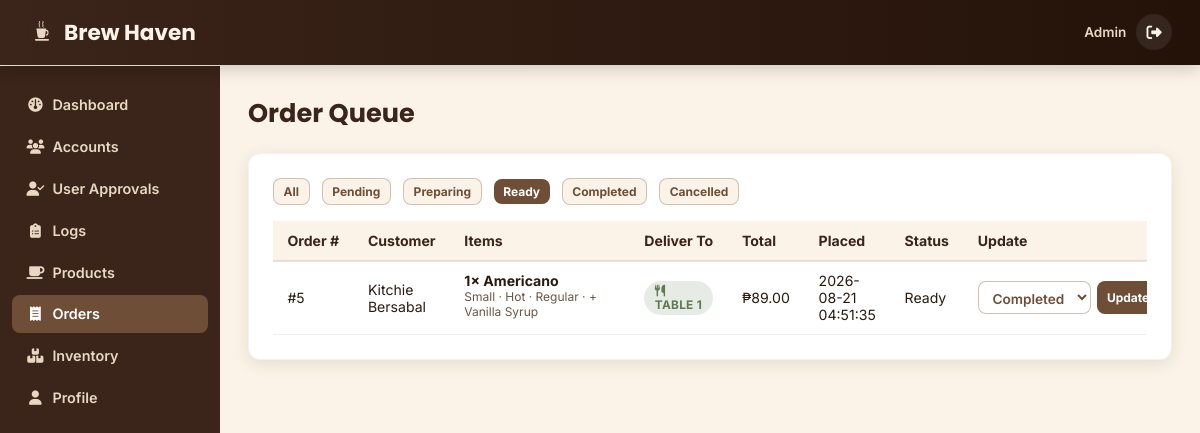
Page /admin-orders.php?status=Ready (signed in) on the committed database.
### tables this page shows
CREATE TABLE `users` (
  `id_number` varchar(50) NOT NULL,
  `lastname` varchar(100) NOT NULL,
  `firstname` varchar(100) NOT NULL,
  `middlename` varchar(100) DEFAULT NULL,
  `extension` varchar(50) DEFAULT NULL,
  `birth_date` date NOT NULL,
  `age` int(11) NOT NULL,
  `gender` enum('Male','Female','Other') NOT NULL,
  `email` varchar(255) NOT NULL,
  `username` varchar(50) NOT NULL,
  `password` varchar(255) NOT NULL,
  `role` enum('super_admin','admin','customer') NOT NULL DEFAULT 'customer',
  `approval_status` enum('pending','approved','rejected') NOT NULL DEFAULT 'pending',
  `account_status` enum('active','inactive','blocked') NOT NULL DEFAULT 'active',
  `first_login` tinyint(1) NOT NULL DEFAULT 0,
  `employee_id` varchar(20) DEFAULT NULL,
  `customer_id` varchar(20) DEFAULT NULL,
  `street` varchar(255) NOT NULL,
  `barangay` varchar(100) NOT NULL,
  `city_municipality` varchar(100) NOT NULL,
  `province` varchar(100) NOT NULL,
  `zipcode` varchar(10) NOT NULL,
  `country` varchar(100) NOT NULL,
  `auth_question1` varchar(255) DEFAULT NULL,
  `auth_answer1` varchar(255) DEFAULT NULL,
  `auth_question2` varchar(255) DEFAULT NULL,
  `auth_answer2` varchar(255) DEFAULT NULL,
  `auth_question3` varchar(255) DEFAULT NULL,
  `auth_answer3` varchar(255) DEFAULT NULL,
  `created_at` timestamp NOT NULL DEFAULT current_timestamp(),
  `updated_at` timestamp NOT NULL DEFAULT current_timestamp() ON UPDATE current_timestamp(),
  `active_super_admin_flag` tinyint(1) GENERATED ALWAYS AS (if(`role` = 'super_admin' and `account_status` = 'active',1,NULL)) STORED
);

CREATE TABLE `orders` (
  `id` int(11) NOT NULL,
  `customer_id_number` varchar(50) NOT NULL,
  `order_type` enum('Dine In','Takeout') NOT NULL DEFAULT 'Dine In',
  `table_number` varchar(10) DEFAULT NULL,
  `status` enum('Pending','Preparing','Ready','Completed','Cancelled') NOT NULL DEFAULT 'Pending',
  `total_amount` decimal(8,2) NOT NULL,
  `created_at` timestamp NOT NULL DEFAULT current_timestamp(),
  `updated_at` timestamp NOT NULL DEFAULT current_timestamp() ON UPDATE current_timestamp()
);

CREATE TABLE `order_items` (
  `id` int(11) NOT NULL,
  `order_id` int(11) NOT NULL,
  `product_id` int(11) NOT NULL,
  `size` enum('Small','Medium','Large') NOT NULL DEFAULT 'Medium',
  `temperature` enum('Hot','Iced') NOT NULL DEFAULT 'Hot',
  `sweetness` enum('Regular','Less Sweet','No Sugar') NOT NULL DEFAULT 'Regular',
  `addons` varchar(255) DEFAULT NULL,
  `quantity` int(11) NOT NULL DEFAULT 1,
  `unit_price` decimal(8,2) NOT NULL,
  `subtotal` decimal(8,2) NOT NULL
);

CREATE TABLE `products` (
  `id` int(11) NOT NULL,
  `name` varchar(100) NOT NULL,
  `description` text DEFAULT NULL,
  `category` enum('Hot Coffee','Iced Coffee','Non-Coffee','Add-ons') NOT NULL,
  `price` decimal(8,2) NOT NULL,
  `image_path` varchar(255) DEFAULT NULL,
  `is_available` tinyint(1) NOT NULL DEFAULT 1,
  `created_at` timestamp NOT NULL DEFAULT current_timestamp()
);

### html/admin-orders.php (the view, shortened to what this page needs)
<?php
require_once __DIR__ . '/../php/auth_helpers.php';
$me = require_role(['admin', 'super_admin']);
$canManage = has_privilege($me, 'manage_orders');
$sidebarActive = $me['role'] === 'admin' ? 'admin-dashboard.php' : 'super-admin-dashboard.php';
$statusFilter = $_GET['status'] ?? '';
$validStatuses = ['Pending', 'Preparing', 'Ready', 'Completed', 'Cancelled'];
$sql = "SELECT o.*, u.firstname, u.lastname FROM orders o LEFT JOIN users u ON u.id_number = o.customer_id_number";
if (in_array($statusFilter, $validStatuses, true)) {
    $stmt = mysqli_prepare($conn, $sql . " WHERE o.status = ? ORDER BY o.created_at DESC");
    mysqli_stmt_bind_param($stmt, 's', $statusFilter);
    mysqli_stmt_execute($stmt);
    $result = mysqli_stmt_get_result($stmt);
} else {
    $result = mysqli_query($conn, $sql . " ORDER BY o.created_at DESC");
}
$orders = [];
while ($row = mysqli_fetch_assoc($result)) { $orders[] = $row; }
$orderItems = bh_fetch_order_items(array_column($orders, 'id'));
$transitions = bh_order_status_transitions();
?>
<!DOCTYPE html>
<html lang="en">
<head>
  <link rel="stylesheet" href="https://cdnjs.cloudflare.com/ajax/libs/font-awesome/6.5.0/css/all.min.css">
  <link rel="stylesheet" href="../css/brew-haven.css" />
</head>
<body class="bh-shell">
  <div class="bh-topbar">
    <div class="bh-brand"><img src="../images/brew-haven-logo.svg" alt="" style="width:28px;height:28px;"> Brew Haven</div>
    <div class="bh-user">
      <span class="bh-role-label"><?php echo htmlspecialchars(ucwords(str_replace('_', ' ', $me['role']))); ?></span>
      <a href="logout.php" class="bh-topbar-icon-btn" title="Logout" aria-label="Logout" data-bh-confirm-title="Confirm Logout" data-bh-confirm="Are you sure you want to log out?" data-bh-confirm-button="Yes, Logout"><i class="fa-solid fa-right-from-bracket"></i></a>
    </div>
  </div>
  <div class="bh-layout">
    <div class="bh-sidebar">
      <a href="<?php echo $sidebarActive; ?>"><i class="fa-solid fa-gauge"></i>Dashboard</a>
      <a href="<?php echo $me['role'] === 'admin' ? 'admin-accounts.php' : 'super-admin-accounts.php'; ?>"><i class="fa-solid fa-users"></i>Accounts</a>
      <?php if ($me['role'] === 'super_admin' || has_privilege($me, 'approve_accounts')): ?><a href="user-approvals.php"><i class="fa-solid fa-user-check"></i>User Approvals</a><?php endif; ?>
      <?php if ($me['role'] === 'admin'): ?><a href="logs.php"><i class="fa-solid fa-clipboard-list"></i>Logs</a><?php endif; ?>
      <a href="admin-products.php"><i class="fa-solid fa-mug-saucer"></i>Products</a>
      <a href="admin-orders.php" class="active"><i class="fa-solid fa-receipt"></i>Orders</a>
      <a href="admin-inventory.php"><i class="fa-solid fa-boxes-stacked"></i>Inventory</a>
      <a href="profile.php"><i class="fa-solid fa-user"></i>Profile</a>
    </div>
    <div class="bh-main">
      <h1 class="bh-page-title">Order Queue</h1>
      <div class="bh-panel">
        <div class="bh-toolbar">
          <a href="admin-orders.php" class="bh-btn <?php echo $statusFilter === '' ? 'bh-btn-primary' : 'bh-btn-secondary'; ?> bh-btn-sm">All</a>
          <?php foreach ($validStatuses as $s): ?>
            <a href="admin-orders.php?status=<?php echo urlencode($s); ?>" class="bh-btn <?php echo $statusFilter === $s ? 'bh-btn-primary' : 'bh-btn-secondary'; ?> bh-btn-sm"><?php echo $s; ?></a>
          <?php endforeach; ?>
        </div>
        <div class="bh-table-wrap">
          <table class="bh-table">
            <thead><tr><th>Order #</th><th>Customer</th><th>Items</th><th>Deliver To</th><th>Total</th><th>Placed</th><th>Status</th><?php if ($canManage): ?><th>Update</th><?php endif; ?></tr></thead>
            <tbody>
              <?php foreach ($orders as $o): ?>
                <tr>
                  <td>#<?php echo (int)$o['id']; ?></td>
                  <td><?php echo htmlspecialchars(($o['firstname'] ?? '?') . ' ' . ($o['lastname'] ?? '')); ?></td>
                  <td style="min-width:180px;"><?php echo bh_order_items_html($orderItems[(int)$o['id']] ?? []); ?></td>
                  <td>
                    <?php if (($o['order_type'] ?? 'Dine In') === 'Takeout'): ?>
                      <span class="bh-badge bh-badge-first-login"><i class="fa-solid fa-bag-shopping"></i> Takeout</span>
                    <?php else: ?>
                      <span class="bh-badge bh-badge-approved"><i class="fa-solid fa-utensils"></i> Table <?php echo htmlspecialchars($o['table_number'] ?? '?'); ?></span>
                    <?php endif; ?>
                  </td>
                  <td>₱<?php echo number_format($o['total_amount'], 2); ?></td>
                  <td><?php echo htmlspecialchars($o['created_at']); ?></td>
                  <td><?php echo htmlspecialchars($o['status']); ?></td>
                  <?php if ($canManage): ?>
                  <td>
                    <?php $nextStatuses = $transitions[$o['status']] ?? []; ?>
                    <?php if ($nextStatuses): ?>
                    <form method="post" action="../php/order_update_status.php" style="display:flex;gap:0.4rem;">
                      <select name="status" class="bh-status-select">
                        <?php foreach ($nextStatuses as $s): ?>
                          <option value="<?php echo $s; ?>"><?php echo $s; ?></option>
                        <?php endforeach; ?>
                      </select>
                      <button type="submit" class="bh-btn bh-btn-primary bh-btn-sm">Update</button>
                    </form>
                    <?php else: ?>
                      <span style="font-size:0.78rem;color:var(--bh-text-muted);">Final</span>
                    <?php endif; ?>
                  </td>
                  <?php endif; ?>
                </tr>
              <?php endforeach; ?>
            </tbody>
          </table>
        </div>
      </div>
    </div>
  </div>
</body>
</html>

### php/auth_helpers.php (shortened to what this page needs)
<?php
require_once __DIR__ . '/config.php';
function bh_harden_session_cookie() {
    $params = session_get_cookie_params();
}
function current_user() {
    return [
        'id_number'   => $_SESSION['user_id_number'],
        'username'    => $_SESSION['username']    ?? null,
        'firstname'   => $_SESSION['firstname']   ?? null,
        'lastname'    => $_SESSION['lastname']    ?? null,
        'role'        => $_SESSION['role']        ?? 'customer',
        'employee_id' => $_SESSION['employee_id'] ?? null,
    ];
}
function bh_in_first_login_setup($row) {
    $firstLogin = (int)($row['first_login'] ?? 0);
    return $firstLogin === 1 || $firstLogin === 2 || $firstLogin === 3;
}
function require_login($recheckStatus = true) {
    global $conn;
    $isAjax = bh_request_is_ajax();
    $user = current_user();
    $now = time();
    if ($recheckStatus) {
        $stmt = mysqli_prepare($conn, "SELECT approval_status, account_status, role, first_login, firstname, lastname, auth_question1 FROM users WHERE id_number = ?");
        mysqli_stmt_bind_param($stmt, 's', $user['id_number']);
        mysqli_stmt_execute($stmt);
        $row = mysqli_fetch_assoc(mysqli_stmt_get_result($stmt));
        $statusAllowed = $row && ($row['account_status'] === 'active'
            || ($row['account_status'] === 'inactive' && bh_inactive_account_may_setup($row)));
        $roleChanged = $row && $row['role'] !== $user['role'];
        $inFirstLoginSetup = bh_in_first_login_setup($row);
    }
    return $user;
}
function bh_request_is_ajax() {
    return (!empty($_SERVER['HTTP_X_REQUESTED_WITH']) && strtolower($_SERVER['HTTP_X_REQUESTED_WITH']) === 'xmlhttprequest')
        || (strpos($_SERVER['HTTP_ACCEPT'] ?? '', 'application/json') !== false)
        || (strpos($_SERVER['CONTENT_TYPE'] ?? '', 'application/json') !== false)
        || (isset($_SERVER['HTTP_SEC_FETCH_DEST']) && $_SERVER['HTTP_SEC_FETCH_DEST'] === 'empty');
}
function require_role(array $allowedRoles, $recheckStatus = true) {
    $user = require_login($recheckStatus);
    return $user;
}
function has_privilege($user, $key) {
    global $conn;
    $privilegeKeys = $key === 'view_logs'
        ? ['view_logs', 'view_activity_logs', 'view_login_logs']
        : [$key];
    $placeholders = implode(',', array_fill(0, count($privilegeKeys), '?'));
    $sql = "SELECT 1 FROM admin_privileges WHERE admin_id_number = ? AND privilege_key IN ($placeholders) LIMIT 1";
    $stmt = mysqli_prepare($conn, $sql);
    $bindValues = array_merge([$user['id_number']], $privilegeKeys);
    $bindTypes = 's' . str_repeat('s', count($privilegeKeys));
    mysqli_stmt_bind_param($stmt, $bindTypes, ...$bindValues);
    mysqli_stmt_execute($stmt);
    mysqli_stmt_store_result($stmt);
    $granted = mysqli_stmt_num_rows($stmt) > 0;
    return $granted;
}
function bh_order_status_transitions() {
    return [
        'Pending'   => ['Preparing', 'Cancelled'],
        'Preparing' => ['Ready', 'Cancelled'],
        'Ready'     => ['Completed', 'Cancelled'],
        'Completed' => [],
        'Cancelled' => [],
    ];
}
function bh_fetch_order_items(array $orderIds) {
    global $conn;
    $orderIds = array_values(array_unique(array_map('intval', $orderIds)));
    $placeholders = implode(',', array_fill(0, count($orderIds), '?'));
    $stmt = mysqli_prepare($conn, "SELECT oi.*, p.name AS product_name FROM order_items oi LEFT JOIN products p ON p.id = oi.product_id WHERE oi.order_id IN ($placeholders) ORDER BY oi.id ASC");
    mysqli_stmt_bind_param($stmt, str_repeat('i', count($orderIds)), ...$orderIds);
    mysqli_stmt_execute($stmt);
    $result = mysqli_stmt_get_result($stmt);
    $grouped = [];
    while ($row = mysqli_fetch_assoc($result)) {
        $grouped[(int)$row['order_id']][] = $row;
    }
    return $grouped;
}
function bh_order_items_html(array $items) {
    $lines = [];
    foreach ($items as $it) {
        $custom = $it['size'] . ' · ' . $it['temperature'] . ' · ' . $it['sweetness'];
        if (!empty($it['addons'])) {
            $custom .= ' · + ' . $it['addons'];
        }
        $lines[] = '<div style="margin-bottom:0.25rem;"><strong>' . (int)$it['quantity'] . '× '
            . htmlspecialchars($it['product_name'] ?? ('Product #' . (int)$it['product_id'])) . '</strong>'
            . '<div style="font-size:0.75rem;color:var(--bh-text-muted);">' . htmlspecialchars($custom) . '</div></div>';
    }
    return implode('', $lines);
}
    ?>

### rows in the picture
users: role "Admin"
orders: id "5", users.firstname+lastname "Kitchie Bersabal", table_number "1", total_amount "89.00", created_at "2026-08-21 04:51:35", status "Ready", status "Completed"
order_items: quantity "1", custom "Small · Hot · Regular · + Vanilla Syrup"
products: name "Americano"

### other values in the picture
$s "Pending"
$s "Preparing"
$s "Ready"
$s "Completed"
$s "Cancelled"
